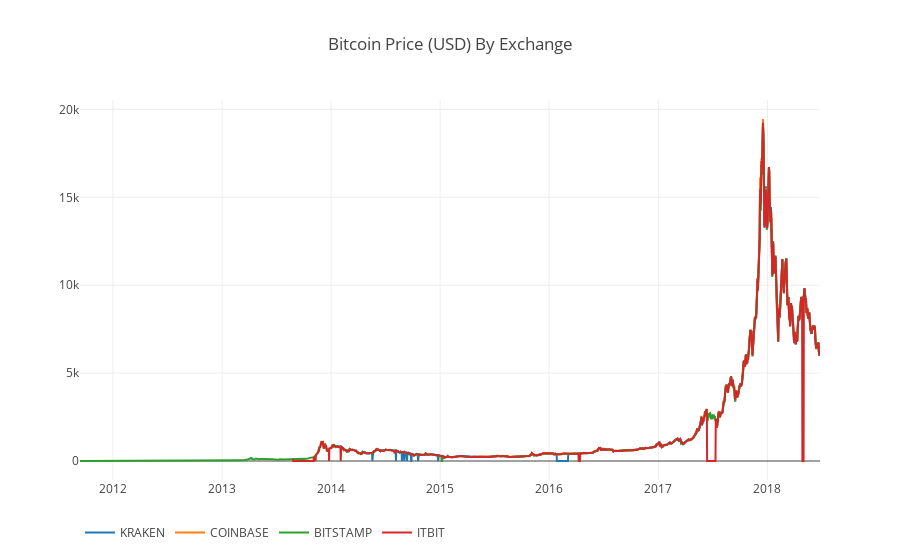

Write notebook code for a chart like this one.
### Code cell
# Plot all of the BTC exchange prices
df_scatter(btc_usd_datasets, 'Bitcoin Price (USD) By Exchange')

### Figure 1 — Plotly figure (JSON) as saved in the notebook; plotly's stock layout.template omitted (floating-point values rounded to 4 significant figures; data arrays with more than 128 entries replaced by an {"elided": "..."} marker saying what was removed)
{"data": [{"name": "KRAKEN", "type": "scatter", "visible": "visible", "x": {"elided": "2479 str values"}, "y": {"elided": "2479 float values"}}, {"name": "COINBASE", "type": "scatter", "visible": "visible", "x": {"elided": "2479 str values"}, "y": {"elided": "2479 float values"}}, {"name": "BITSTAMP", "type": "scatter", "visible": "visible", "x": {"elided": "2479 str values"}, "y": {"elided": "2479 float values"}}, {"name": "ITBIT", "type": "scatter", "visible": "visible", "x": {"elided": "2479 str values"}, "y": {"elided": "2479 float values"}}], "layout": {"legend": {"orientation": "h"}, "title": "Bitcoin Price (USD) By Exchange", "xaxis": {"type": "date"}, "yaxis": {"showticklabels": true, "title": "", "type": "linear"}}}
